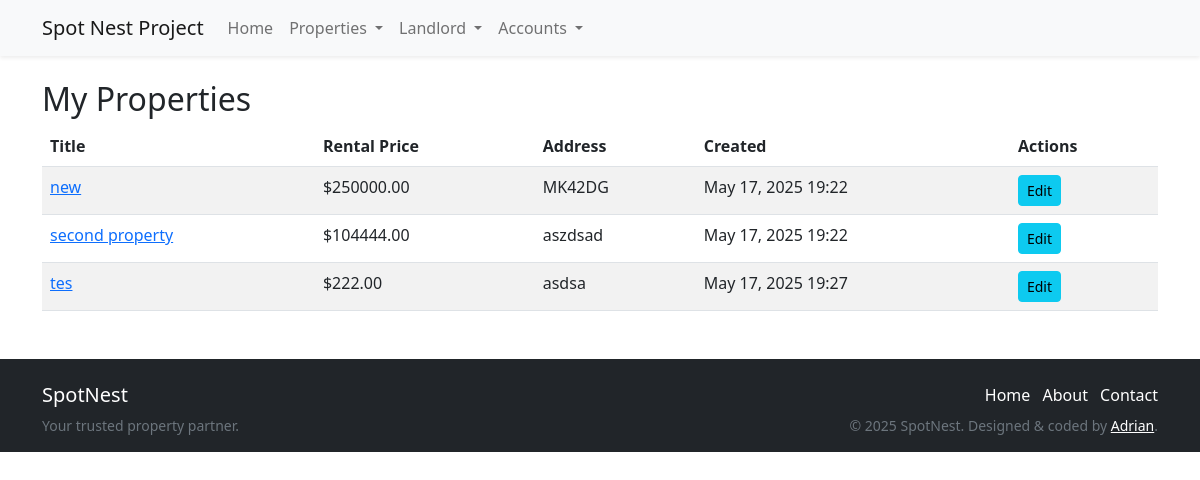
Page /property/my-properties/ (signed in) on the committed database.
### property_module/models.py (models this page shows, shortened)
class Property(models.Model):
    landlord = models.ForeignKey(CustomUser, on_delete=models.CASCADE, related_name='properties')
    title = models.CharField(max_length=255)
    description = models.TextField()
    rental_price = models.DecimalField(max_digits=10, decimal_places=2)
    address = models.CharField(max_length=255)
    latitude = models.FloatField()
    longitude = models.FloatField()
    image = models.ImageField(upload_to='property_images/', blank=True, null=True)
    created_at = models.DateTimeField(auto_now_add=True)

### property_module/views.py (the view)
# urls.py: path('my-properties/', my_properties_view, name='my_properties'),
@login_required
def my_properties_view(request):
    if not hasattr(request.user, 'user_type') or request.user.user_type != 'landlord':
        return HttpResponseForbidden('Only landlords can view this page.')
    properties = Property.objects.filter(landlord=request.user)
    return render(request, 'property_module/my_properties.html', {'properties': properties})

### spotnest_project_content/templates/property_module/my_properties.html
{% extends 'base.html' %}
{% load static %}
{% block content %}
<div class="container mt-4">
    <h2>My Properties</h2>
    {% if properties %}
        <table class="table table-striped">
            <thead>
                <tr>
                    <th>Title</th>
                    <th>Rental Price</th>
                    <th>Address</th>
                    <th>Created</th>
                    <th>Actions</th>
                </tr>
            </thead>
            <tbody>
                {% for property in properties %}
                <tr>
                    <td><a href="{% url 'module_property:property_detail' property.id %}">{{ property.title }}</a></td>
                    <td>${{ property.rental_price }}</td>
                    <td>{{ property.address }}</td>
                    <td>{{ property.created_at|date:"M d, Y H:i" }}</td>
                    <td>
                        <a href="{% url 'module_property:edit_property' property.id %}" class="btn btn-sm btn-info">Edit</a>
                    </td>
                </tr>
                {% endfor %}
            </tbody>
        </table>
    {% else %}
        <p>You have not listed any properties yet.</p>
    {% endif %}
</div>
{% endblock %}

### rows in the picture
Property: title "new", rental_price "250000.00", address "MK42DG", created_at "May 17, 2025 19:22"
Property: title "second property", rental_price "104444.00", address "aszdsad", created_at "May 17, 2025 19:22"
Property: title "tes", rental_price "222.00", address "asdsa", created_at "May 17, 2025 19:27"
